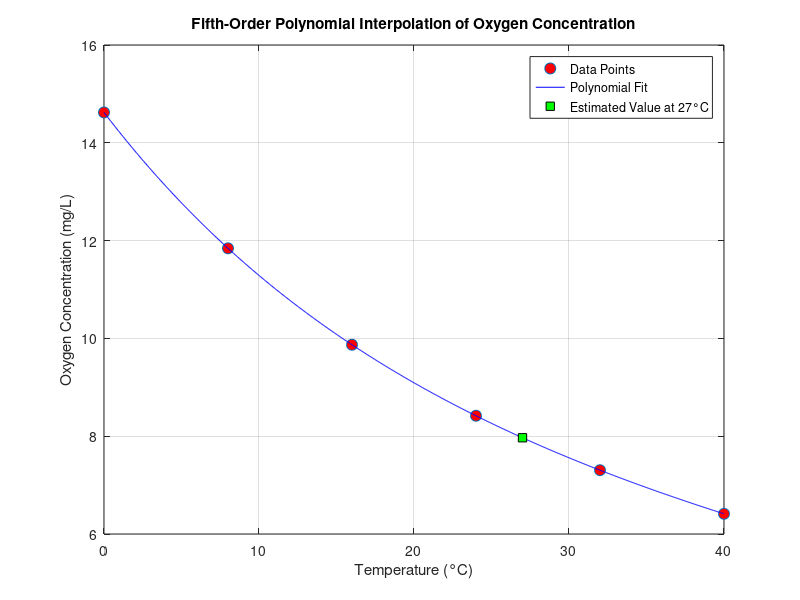

Here is the MATLAB script that generated this plot:
% Given data points
T = [0, 8, 16, 24, 32, 40]; % Temperature in degrees Celsius
O = [14.621, 11.843, 9.870, 8.418, 7.305, 6.413]; % Oxygen concentration in mg/L

% Fit a fifth-order polynomial to the data
p = polyfit(T, O, 5);

% Estimate oxygen concentration at 27 degrees Celsius
O_at_27 = polyval(p, 27);

% Display the estimated oxygen concentration
fprintf('The estimated oxygen concentration at 27°C using a fifth-order polynomial is %.3f mg/L\n', O_at_27);

% Plot the data and the polynomial interpolation
T_dense = linspace(min(T), max(T), 1000); % A dense range for a smooth plot
O_dense = polyval(p, T_dense);

figure; % Create a new figure
plot(T, O, 'o', 'MarkerFaceColor', 'r', 'MarkerSize', 8); % Plot the data points
hold on; % Hold the figure for the next plot
plot(T_dense, O_dense, 'b-'); % Plot the polynomial interpolation
plot(27, O_at_27, 'ks', 'MarkerFaceColor', 'g'); % Plot the estimated value at 27°C
xlabel('Temperature (°C)');
ylabel('Oxygen Concentration (mg/L)');
title('Fifth-Order Polynomial Interpolation of Oxygen Concentration');
legend('Data Points', 'Polynomial Fit', 'Estimated Value at 27°C');
grid on; % Add a grid for better readability

% Print the exact value for comparison
fprintf('The exact oxygen concentration at 27°C is 7.986 mg/L\n');

